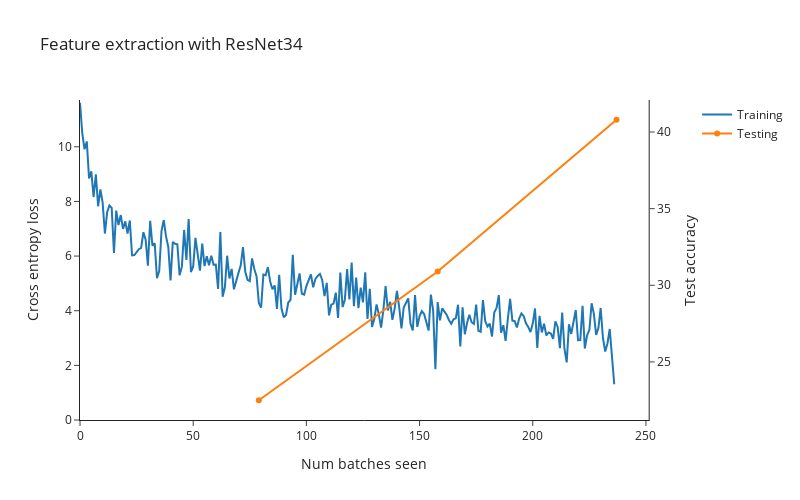

The code cell stored with this chart in its notebook:
### Markdown cell above
### Exercise - write training loop for feature extraction

```yaml
Difficulty: 🔴🔴🔴⚪⚪
Importance: 🔵🔵🔵⚪⚪

You should spend up to 15-25 minutes on this exercise.
```

We now come to the final task - write a training loop for your ResNet model.

A few things to remember:

- You can optionally pass only a subset of your model's parameters to the optimizer when defining it, e.g. `Adam(model.out_layers[-1].parameters(), ...)`. But you don't have to do this, because the gradients for all other parameters have been frozen.
- Make sure you call `model.train()` before your training loop, and `model.eval()` before your validation loop. This changes the behaviour of your BatchNorm layers (recall from the previous section that BatchNorm behaves differently in eval mode, using lagged mean and variance estimators rather than computing mean and variance across the input data).
- Because the dataset is large, you might want nested progress bars: one for the epochs, and one for each epoch. Also, **make sure you're connected to GPU runtime rather than CPU.**

### Code cell
# YOUR CODE HERE - write your `ResNetTrainer` class

class ResNetTrainer():
    def __init__(self, args: ResNetTrainingArgs):
        self.args = args
        self.batch_size = args.batch_size
        self.epochs = args.epochs
        
        self.learning_rate = args.learning_rate
        self.n_classes = args.n_classes

        self.subset = args.subset
        self.device = t.device("cuda" if t.cuda.is_available() else "cpu")

        self.logged_variables = {"loss": [], "accuracy": []}

        self.model = get_resnet_for_feature_extraction(self.n_classes).to(self.device)

        self.optimizer = args.optimizer(params=self.model.parameters(), lr=self.learning_rate)
        self.trainset, self.testset = get_cifar(subset=self.subset)
        self.trainloader = DataLoader(self.trainset, batch_size=self.batch_size, shuffle=True)
        self.testloader = DataLoader(self.testset, batch_size=self.batch_size)
    
    def train(self):
        for epoch in tqdm(range(self.epochs)):
            self.model.train()

            for items, labels in tqdm(self.trainloader, desc=f"Epoch {epoch+1}"):
                items = items.to(self.device)
                labels = labels.to(self.device)
                logits = self.model(items)
                loss = F.cross_entropy(logits, labels)
                loss.backward()
                self.optimizer.step()
                self.optimizer.zero_grad()
                self.logged_variables["loss"].append(loss.item())
            
            self.model.eval()
            num_correct = 0
            for items, labels in tqdm(self.testloader):
                items = items.to(self.device)
                labels = labels.to(self.device)
                logits = self.model(items)
                
                corr = labels == t.argmax(logits, dim=-1)

                num_correct += corr.sum().item()

            acc = num_correct *100.0 / len(self.testset)
            self.logged_variables["accuracy"].append(acc)

            print(f"Accuracy after epoch {epoch + 1}: {acc}")
                

args = ResNetTrainingArgs()
trainer = ResNetTrainer(args)
trainer.train()
plot_train_loss_and_test_accuracy_from_trainer(
    trainer, title="Feature extraction with ResNet34"
)

### Figure 1 — Plotly figure (JSON) as saved in the notebook; plotly's stock layout.template omitted (floating-point values rounded to 4 significant figures; data arrays with more than 128 entries replaced by an {"elided": "..."} marker saying what was removed)
{"data": [{"name": "Training", "type": "scatter", "x": {"elided": "237 int values"}, "xaxis": "x", "y": {"elided": "237 float values"}, "yaxis": "y"}, {"name": "Testing", "type": "scatter", "x": [79, 158, 237], "xaxis": "x", "y": [22.5, 30.9, 40.8], "yaxis": "y2"}], "layout": {"height": 500, "hovermode": "x unified", "title": {"text": "Feature extraction with ResNet34"}, "width": 800, "xaxis": {"anchor": "y", "domain": [0, 0.94], "title": {"text": "Num batches seen"}}, "yaxis": {"anchor": "x", "domain": [0, 1], "range": [0, 11.71], "title": {"text": "Cross entropy loss"}}, "yaxis2": {"anchor": "x", "overlaying": "y", "side": "right", "title": {"text": "Test accuracy"}}}}
